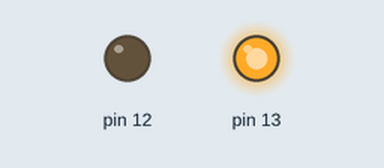
The sketch below on a simulated Arduino Uno, built with avr-gcc and run on an emulated ATmega328P. Parts: output pins drawn as LEDs (lit = HIGH).

Above: at 0.5 s.
At 2.0 s:
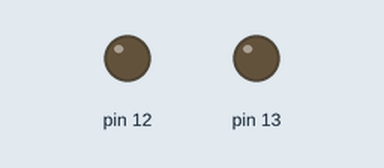
At 3.5 s:
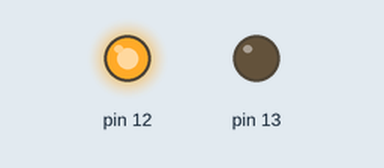
At 4.5 s:
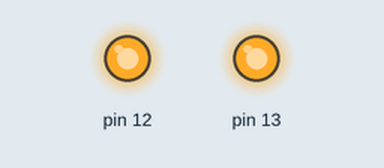
Timing chart, 0 to 5.2 s (numbered marks = the images above):
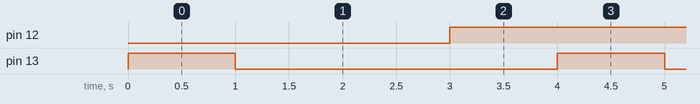

Measured:
- by itself, pin 12: alternates HIGH for 3.0 s and LOW for 1.0 s
- by itself, pin 13: alternates HIGH for 1.0 s and LOW for 3.0 s
- by itself, everything shown: repeats every 32.0 s, in 32 steps

The sketch:

Dc_Motor_With_two_Relay.ino
```cpp
void setup()

{

  pinMode(13, OUTPUT);

  pinMode(12, OUTPUT);

}


void loop()

{


    digitalWrite(13, HIGH);

  delay(1000); // Wait for 1000 millisecond(s)

  digitalWrite(13, LOW);

  delay(1000); // Wait for 1000 millisecond(s)

   digitalWrite(12, LOW);

  delay(1000); // Wait for 1000 millisecond(s)

  digitalWrite(12, HIGH);

  delay(1000); // Wait for 1000 millisecond(s)

}
```
